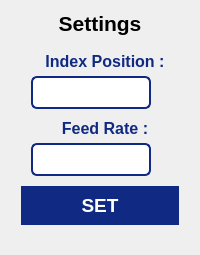
            <widget class="QWidget" name="settingsPage">
             <layout class="QVBoxLayout" name="verticalLayout_51">
              <item>
               <widget class="QLabel" name="settingsLabel">
                <property name="font">
                 <font>
                  <family>Segoe UI</family>
                  <pointsize>16</pointsize>
                  <bold>true</bold>
                 </font>
                </property>
                <property name="text">
                 <string>Settings</string>
                </property>
                <property name="alignment">
                 <set>Qt::AlignmentFlag::AlignCenter</set>
                </property>
               </widget>
              </item>
              <item>
               <widget class="QFrame" name="setFrame">
                <property name="sizeIncrement">
                 <size>
                  <width>0</width>
                  <height>250</height>
                 </size>
                </property>
                <property name="frameShape">
                 <enum>QFrame::Shape::NoFrame</enum>
                </property>
                <property name="frameShadow">
                 <enum>QFrame::Shadow::Plain</enum>
                </property>
                <layout class="QVBoxLayout" name="verticalLayout_50">
                 <property name="spacing">
                  <number>5</number>
                 </property>
                 <property name="leftMargin">
                  <number>5</number>
                 </property>
                 <property name="topMargin">
                  <number>5</number>
                 </property>
                 <property name="rightMargin">
                  <number>5</number>
                 </property>
                 <property name="bottomMargin">
                  <number>5</number>
                 </property>
                 <item>
                  <widget class="QWidget" name="widget" native="true">
                   <layout class="QVBoxLayout" name="verticalLayout_45">
                    <property name="spacing">
                     <number>0</number>
                    </property>
                    <property name="leftMargin">
                     <number>0</number>
                    </property>
                    <property name="topMargin">
                     <number>0</number>
                    </property>
                    <property name="rightMargin">
                     <number>0</number>
                    </property>
                    <property name="bottomMargin">
                     <number>0</number>
                    </property>
                    <item>
                     <widget class="QFrame" name="indexFrame">
                      <layout class="QVBoxLayout" name="verticalLayout_26">
                       <property name="spacing">
                        <number>5</number>
                       </property>
                       <property name="leftMargin">
                        <number>15</number>
                       </property>
                       <property name="topMargin">
                        <number>5</number>
                       </property>
                       <property name="rightMargin">
                        <number>5</number>
                       </property>
                       <property name="bottomMargin">
                        <number>5</number>
                       </property>
                       <item>
                        <widget class="QLabel" name="indexLabel">
                         <property name="font">
                          <font>
                           <pointsize>12</pointsize>
                           <bold>true</bold>
                          </font>
                         </property>
                         <property name="styleSheet">
                          <string notr="true">QLabel {
    color: rgb(16, 42, 131);
    font-weight: bold;
}</string>
                         </property>
                         <property name="text">
                          <string>Index Position :</string>
                         </property>
                         <property name="alignment">
                          <set>Qt::AlignmentFlag::AlignCenter</set>
                         </property>
                        </widget>
                       </item>
                       <item>
                        <widget class="QLineEdit" name="indexLineEdit">
                         <property name="sizePolicy">
                          <sizepolicy hsizetype="Expanding" vsizetype="Preferred">
                           <horstretch>0</horstretch>
                           <verstretch>0</verstretch>
                          </sizepolicy>
                         </property>
                         <property name="minimumSize">
                          <size>
                           <width>0</width>
                           <height>30</height>
                          </size>
                         </property>
                         <property name="maximumSize">
                          <size>
                           <width>120</width>
                           <height>16777215</height>
                          </size>
                         </property>
                         <property name="font">
                          <font>
                           <pointsize>12</pointsize>
                           <bold>true</bold>
                          </font>
                         </property>
                         <property name="styleSheet">
                          <string notr="true">QLineEdit {
    border: 2px solid #102a83;
    border-radius: 6px;       /* Optional: for rounded corners */
    padding: 4px;             /* Optional: inner spacing */
    color: #102a83;           /* Text color inside the line edit */
}
</string>
                         </property>
                         <property name="alignment">
                          <set>Qt::AlignmentFlag::AlignCenter</set>
                         </property>
                        </widget>
                       </item>
                      </layout>
                     </widget>
                    </item>
                    <item>
                     <widget class="QFrame" name="feedFrame">
                      <layout class="QVBoxLayout" name="verticalLayout_8">
                       <property name="spacing">
                        <number>5</number>
                       </property>
                       <property name="leftMargin">
                        <number>15</number>
                       </property>
                       <property name="topMargin">
                        <number>5</number>
                       </property>
                       <property name="rightMargin">
                        <number>5</number>
                       </property>
                       <property name="bottomMargin">
                        <number>5</number>
                       </property>
                       <item>
                        <widget class="QLabel" name="feedLabel">
                         <property name="font">
                          <font>
                           <pointsize>12</pointsize>
                           <bold>true</bold>
                          </font>
                         </property>
                         <property name="styleSheet">
                          <string notr="true">QLabel {
    color: rgb(16, 42, 131);
    font-weight: bold;
}</string>
                         </property>
                         <property name="text">
                          <string>Feed Rate :</string>
                         </property>
                         <property name="alignment">
                          <set>Qt::AlignmentFlag::AlignCenter</set>
                         </property>
                        </widget>
                       </item>
                       <item>
                        <widget class="QLineEdit" name="feedLineEdit">
                         <property name="sizePolicy">
                          <sizepolicy hsizetype="Preferred" vsizetype="Preferred">
                           <horstretch>0</horstretch>
                           <verstretch>0</verstretch>
                          </sizepolicy>
                         </property>
                         <property name="minimumSize">
                          <size>
                           <width>120</width>
                           <height>30</height>
                          </size>
                         </property>
                         <property name="maximumSize">
                          <size>
                           <width>120</width>
                           <height>16777215</height>
                          </size>
                         </property>
                         <property name="font">
                          <font>
                           <pointsize>12</pointsize>
                           <bold>true</bold>
                          </font>
                         </property>
                         <property name="styleSheet">
                          <string notr="true">QLineEdit {
    border: 2px solid #102a83;
    border-radius: 6px;       /* Optional: for rounded corners */
    padding: 4px;             /* Optional: inner spacing */
    color: #102a83;           /* Text color inside the line edit */
}
</string>
                         </property>
                         <property name="alignment">
                          <set>Qt::AlignmentFlag::AlignCenter</set>
                         </property>
                        </widget>
                       </item>
                      </layout>
                     </widget>
                    </item>
                    <item>
                     <widget class="QFrame" name="machinesetFrame">
                      <layout class="QVBoxLayout" name="verticalLayout_35" stretch="0">
                       <property name="spacing">
                        <number>5</number>
                       </property>
                       <property name="leftMargin">
                        <number>5</number>
                       </property>
                       <property name="topMargin">
                        <number>5</number>
                       </property>
                       <property name="rightMargin">
                        <number>5</number>
                       </property>
                       <property name="bottomMargin">
                        <number>5</number>
                       </property>
                       <item>
                        <widget class="QPushButton" name="machinesetPushButton">
                         <property name="sizePolicy">
                          <sizepolicy hsizetype="Preferred" vsizetype="Preferred">
                           <horstretch>0</horstretch>
                           <verstretch>0</verstretch>
                          </sizepolicy>
                         </property>
                         <property name="minimumSize">
                          <size>
                           <width>0</width>
                           <height>0</height>
                          </size>
                         </property>
                         <property name="font">
                          <font>
                           <pointsize>14</pointsize>
                           <bold>true</bold>
                          </font>
                         </property>
                         <property name="styleSheet">
                          <string notr="true">QPushButton {
	color: rgb(255, 255, 255);	
	background-color: rgb(16, 42, 131);
	border-color: transparent;
	border-style: outset;
	border-radius: 20px;
	border-width: 2px;
	padding: 6px;
}

QPushButton:hover {
	color: rgb(16, 42, 131);
	background-color: rgb(167, 198, 229);
	border-color: rgb(16, 42, 131);
}

QPushButton:disabled {
	background-color: rgb(172, 172, 172);
}</string>
                         </property>
                         <property name="text">
                          <string>SET</string>
                         </property>
                        </widget>
                       </item>
                      </layout>
                     </widget>
                    </item>
                   </layout>
                  </widget>
                 </item>
                </layout>
               </widget>
              </item>
              <item>
               <spacer name="verticalSpacer_5">
                <property name="orientation">
                 <enum>Qt::Orientation::Vertical</enum>
                </property>
                <property name="sizeHint" stdset="0">
                 <size>
                  <width>20</width>
                  <height>9</height>
                 </size>
                </property>
               </spacer>
              </item>
             </layout>
            </widget>
